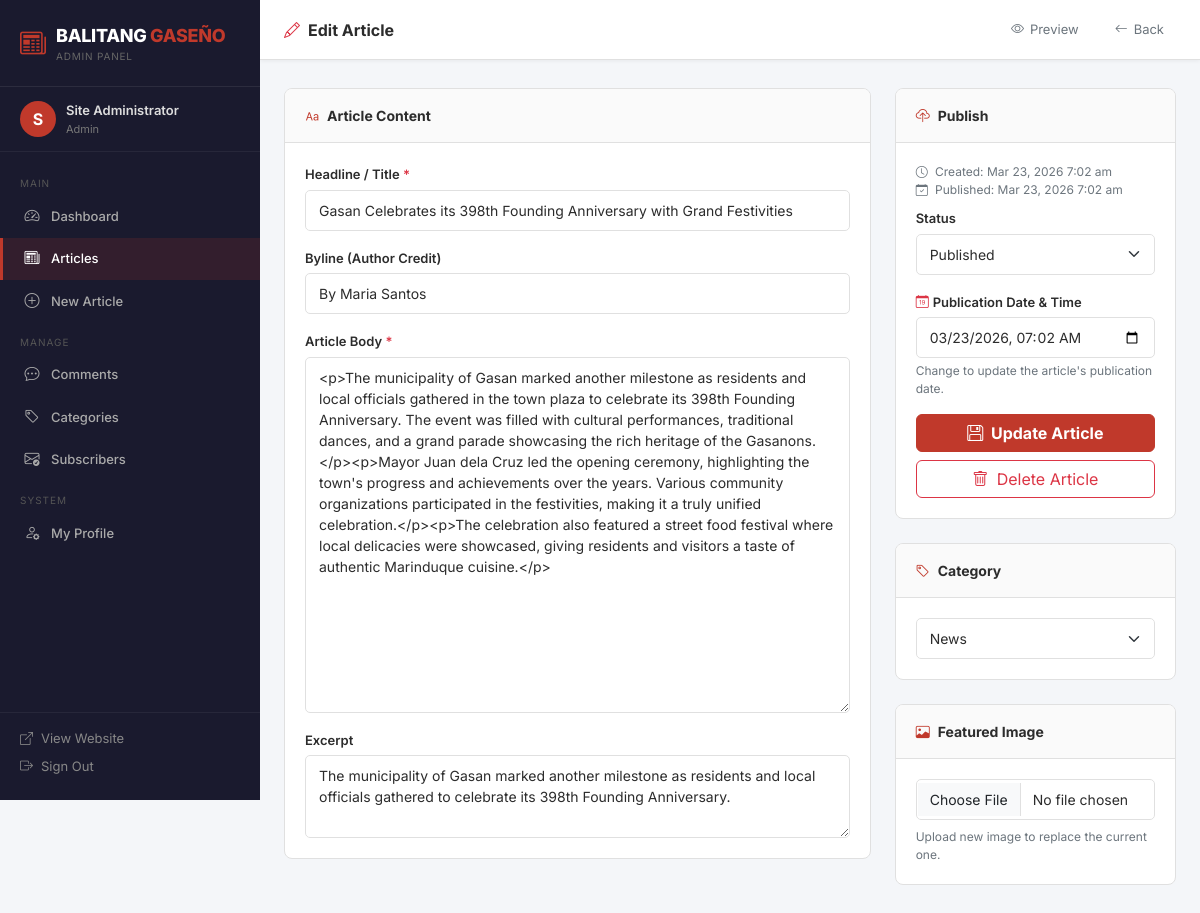
The page /admin/edit.php?id=1 (signed in) on the database its author committed.
### tables this page shows
CREATE TABLE articles (
    id INT AUTO_INCREMENT PRIMARY KEY,
    title VARCHAR(300) NOT NULL,
    slug VARCHAR(300) NOT NULL UNIQUE,
    byline VARCHAR(200),
    category_id INT NOT NULL,
    author_id INT NOT NULL,
    body LONGTEXT NOT NULL,
    excerpt TEXT,
    image VARCHAR(255) DEFAULT NULL,
    status ENUM('published','draft') DEFAULT 'draft',
    views INT DEFAULT 0,
    published_at DATETIME DEFAULT NULL,
    created_at TIMESTAMP DEFAULT CURRENT_TIMESTAMP,
    updated_at TIMESTAMP DEFAULT CURRENT_TIMESTAMP ON UPDATE CURRENT_TIMESTAMP,
    FOREIGN KEY (category_id) REFERENCES categories(id) ON DELETE CASCADE,
    FOREIGN KEY (author_id) REFERENCES users(id) ON DELETE CASCADE
);

CREATE TABLE categories (
    id INT AUTO_INCREMENT PRIMARY KEY,
    name VARCHAR(100) NOT NULL,
    slug VARCHAR(100) NOT NULL UNIQUE,
    description TEXT,
    created_at TIMESTAMP DEFAULT CURRENT_TIMESTAMP
);

### admin/edit.php (the view, shortened to what this page needs)
<?php
require_once __DIR__ . '/../config/db.php';
$id = (int)($_GET['id'] ?? 0);
$stmt = $pdo->prepare("SELECT * FROM articles WHERE id = ?");
$stmt->execute([$id]);
$article = $stmt->fetch();
$categories = $pdo->query("SELECT id, name FROM categories ORDER BY name")->fetchAll();
$base = SITE_URL;
?>
<!DOCTYPE html>
<html lang="en">
<head>
  <link href="https://cdn.jsdelivr.net/npm/bootstrap@5.3.3/dist/css/bootstrap.min.css" rel="stylesheet">
  <link href="https://cdn.jsdelivr.net/npm/bootstrap-icons@1.11.3/font/bootstrap-icons.css" rel="stylesheet">
  <link rel="stylesheet" href="<?= $base ?>/assets/css/admin.css">
</head>
<body>
<?php include __DIR__ . '/includes/sidebar.php'; ?>
<div class="admin-main">
  <div class="admin-topbar">
    <div class="d-flex align-items-center gap-3">
      <span class="admin-topbar-title"><i class="bi bi-pencil me-2 text-danger"></i>Edit Article</span>
    </div>
    <div class="admin-topbar-actions">
      <a href="<?= $base ?>/article.php?slug=<?= urlencode($article['slug']) ?>" target="_blank">
        <i class="bi bi-eye"></i> Preview
      </a>
      <a href="<?= $base ?>/admin/articles.php"><i class="bi bi-arrow-left"></i> Back</a>
    </div>
  </div>
  <div class="admin-content">
    <form method="POST" enctype="multipart/form-data">
      <div class="row g-4">
        <div class="col-lg-8">
          <div class="admin-card mb-4">
            <div class="admin-card-header"><i class="bi bi-type"></i> Article Content</div>
            <div class="admin-card-body">
              <div class="mb-3">
                <label class="form-label">Headline / Title <span class="text-danger">*</span></label>
                <input type="text" name="title" class="form-control" value="<?= htmlspecialchars($article['title']) ?>" required>
              </div>
              <div class="mb-3">
                <label class="form-label">Byline (Author Credit)</label>
                <input type="text" name="byline" class="form-control" placeholder="e.g. By Juan dela Cruz" value="<?= htmlspecialchars($article['byline'] ?? '') ?>">
              </div>
              <div class="mb-3">
                <label class="form-label">Article Body <span class="text-danger">*</span></label>
                <textarea name="body" id="body" class="form-control" rows="16"><?= htmlspecialchars($article['body']) ?></textarea>
              </div>
              <div class="mb-0">
                <label class="form-label">Excerpt</label>
                <textarea name="excerpt" class="form-control" rows="3"><?= htmlspecialchars($article['excerpt'] ?? '') ?></textarea>
              </div>
            </div>
          </div>
        </div>
        <div class="col-lg-4">
          <div class="admin-card mb-4">
            <div class="admin-card-header"><i class="bi bi-cloud-upload"></i> Publish</div>
            <div class="admin-card-body">
              <div class="mb-2" style="font-size:12px;color:var(--text-muted);">
                <i class="bi bi-clock me-1"></i>
                Created: <?= date('M j, Y g:i a', strtotime($article['created_at'])) ?><br>
                <?php if ($article['published_at']): ?>
                  <i class="bi bi-calendar-check me-1"></i>
                  Published: <?= date('M j, Y g:i a', strtotime($article['published_at'])) ?>
                <?php endif; ?>
              </div>
              <div class="mb-3">
                <label class="form-label">Status</label>
                <select name="status" class="form-select">
                  <option value="published" <?= $article['status'] === 'published' ? 'selected' : '' ?>>Published</option>
                </select>
              </div>
              <div class="mb-3">
                <label class="form-label">
                  <i class="bi bi-calendar-date me-1 text-danger"></i>Publication Date &amp; Time
                </label>
                <?php
                  $pre_date = $article['published_at']
                    ? date('Y-m-d\TH:i', strtotime($article['published_at']))
                    : date('Y-m-d\TH:i');
                ?>
                <input type="datetime-local" name="published_at" class="form-control"
                       value="<?= htmlspecialchars($pre_date) ?>">
                <div class="form-text">Change to update the article's publication date.</div>
              </div>
              <div class="d-grid gap-2">
                <button type="submit" class="btn btn-danger fw-bold"><i class="bi bi-floppy me-1"></i> Update Article</button>
                <a href="<?= $base ?>/admin/delete_article.php?id=<?= $article['id'] ?>" class="btn btn-outline-danger"
                   onclick="return confirm('Delete this article? This cannot be undone.')">
                  <i class="bi bi-trash me-1"></i> Delete Article
                </a>
              </div>
            </div>
          </div>
          <div class="admin-card mb-4">
            <div class="admin-card-header"><i class="bi bi-tag"></i> Category</div>
            <div class="admin-card-body">
              <select name="category_id" class="form-select" required>
                <?php foreach ($categories as $cat): ?>
                  <option value="<?= $cat['id'] ?>" <?= $article['category_id'] == $cat['id'] ? 'selected' : '' ?>>
                    <?= htmlspecialchars($cat['name']) ?>
                  </option>
                <?php endforeach; ?>
              </select>
            </div>
          </div>
          <div class="admin-card mb-4">
            <div class="admin-card-header"><i class="bi bi-image"></i> Featured Image</div>
            <div class="admin-card-body">
              <input type="file" name="image" id="image-upload" class="form-control mb-2" accept="image/*" onchange="previewImage(this)">
              <div class="form-text">Upload new image to replace the current one.</div>
            </div>
          </div>
        </div>
      </div>
    </form>
  </div>
</div>
</body>
</html>

### assets/css/admin.css (style rules this page uses)
:root { --red: #c0392b; --red-dark: #922b21; --red-light: #e74c3c; --dark: #1a1a2e; --dark-2: #16213e; --sidebar-w: 260px; --font-ui: 'Inter', Arial, sans-serif; --border: #e0e0e0; --bg-light: #f4f6f9; --text: #2c2c2c; --text-muted: #6c757d; }
*, *::before, *::after { box-sizing: border-box; }
body { font-family: var(--font-ui); background: var(--bg-light); color: var(--text); margin: 0; font-size: 14px; }
a { text-decoration: none; color: inherit; }
.admin-main { margin-left: var(--sidebar-w); min-height: 100vh; display: flex; flex-direction: column; }
.admin-topbar { background: #fff; border-bottom: 1px solid var(--border); padding: 0 24px; height: 60px; display: flex; align-items: center; justify-content: space-between; position: sticky; top: 0; z-index: 100; box-shadow: 0 1px 4px rgba(0,0,0,.06); }
.admin-topbar-title { font-size: 16px; font-weight: 700; color: var(--text); }
.admin-topbar-actions { display: flex; align-items: center; gap: 12px; }
.admin-topbar-actions a { font-size: 13px; color: var(--text-muted); padding: 6px 12px; border-radius: 4px; display: flex; align-items: center; gap: 6px; transition: all .2s; }
.admin-content { flex: 1; padding: 28px 24px; }
.admin-card { background: #fff; border: 1px solid var(--border); border-radius: 8px; overflow: hidden; }
.admin-card-header { padding: 16px 20px; border-bottom: 1px solid var(--border); background: #fafafa; font-size: 14px; font-weight: 700; color: var(--text); display: flex; align-items: center; gap: 8px; }
.admin-card-header i { color: var(--red); }
.admin-card-body { padding: 20px; }
.form-label { font-size: 13px; font-weight: 600; color: var(--text); margin-bottom: 5px; }
.form-control, .form-select { font-size: 14px; border-radius: 5px; border: 1px solid var(--border); padding: 9px 13px; color: var(--text); }
.form-text { font-size: 12px; color: var(--text-muted); }
.btn-danger { background: var(--red); border-color: var(--red); }

### rows shown on the page
articles: title "Gasan Celebrates its 398th Founding Anniversary with Grand Festivities", byline "By Maria Santos", body "<p>The municipality of Gasan marked another milestone as residents and local officials gathered in the town plaza to celebrate its 398th Founding Anniversary. The event was filled with cultural performances, traditional dances, and a grand parade showcasing the rich heritage of the Gasanons.</p><p>Mayor Juan dela Cruz led the opening ceremony, highlighting the town's progress and achievements over the years. Various community organizations participated in the festivities, making it a truly unified celebration.</p><p>The celebration also featured a street food festival where local delicacies were showcased, giving residents and visitors a taste of authentic Marinduque cuisine.</p>", excerpt "The municipality of Gasan marked another milestone as residents and local officials gathered to celebrate its 398th Founding Anniversary.", created_at "Mar 23, 2026 7:02 am", published_at "Mar 23, 2026 7:02 am", status "Published", published_at "03/23/2026 07:02", category_id "News"

### other values the page prints
substr($user['name'] ?? 'A', 0, 1) "S"
$user['name'] "Site Administrator"
$user['role'] "Admin"
